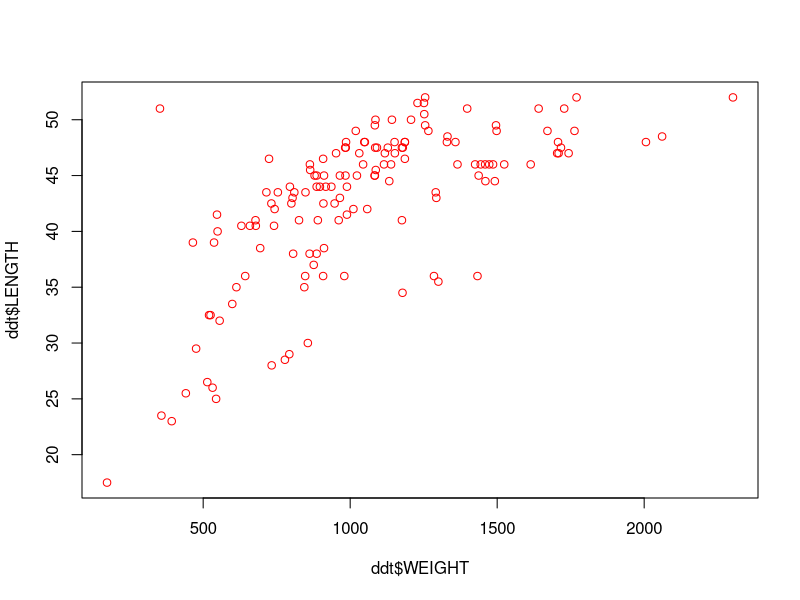
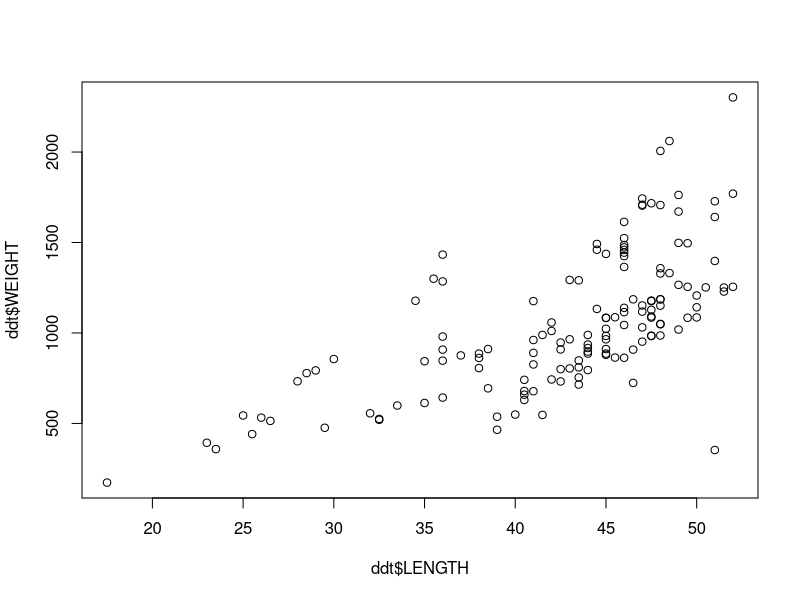
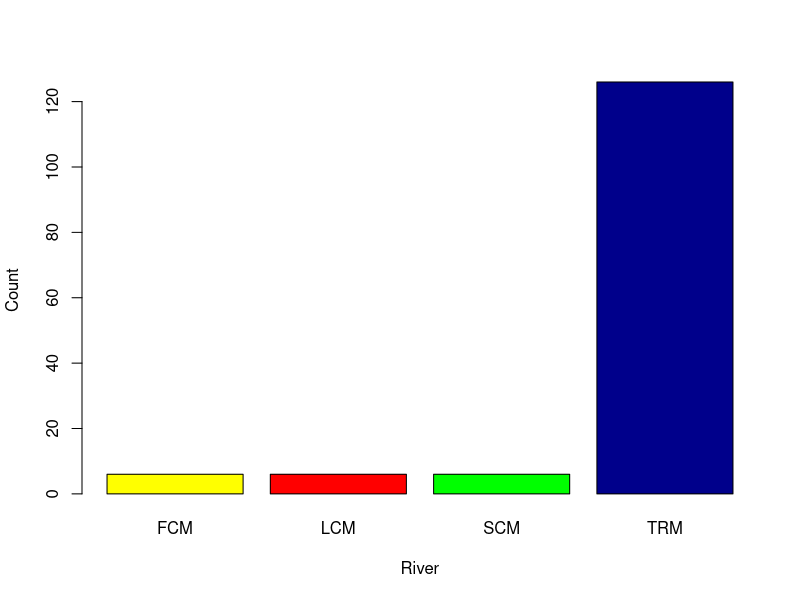
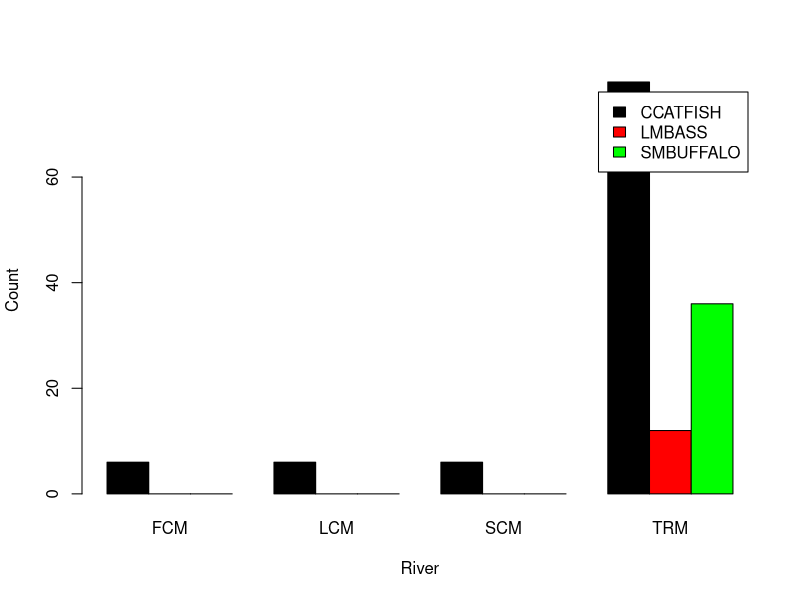
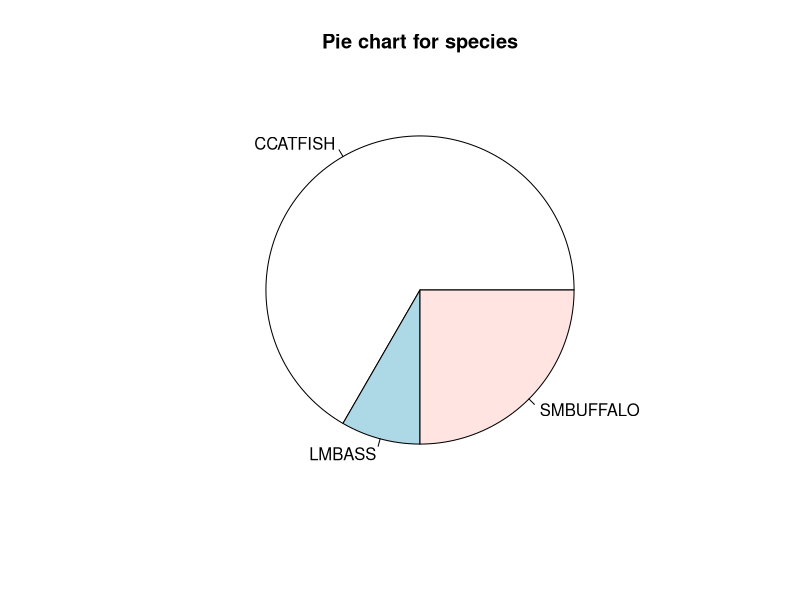
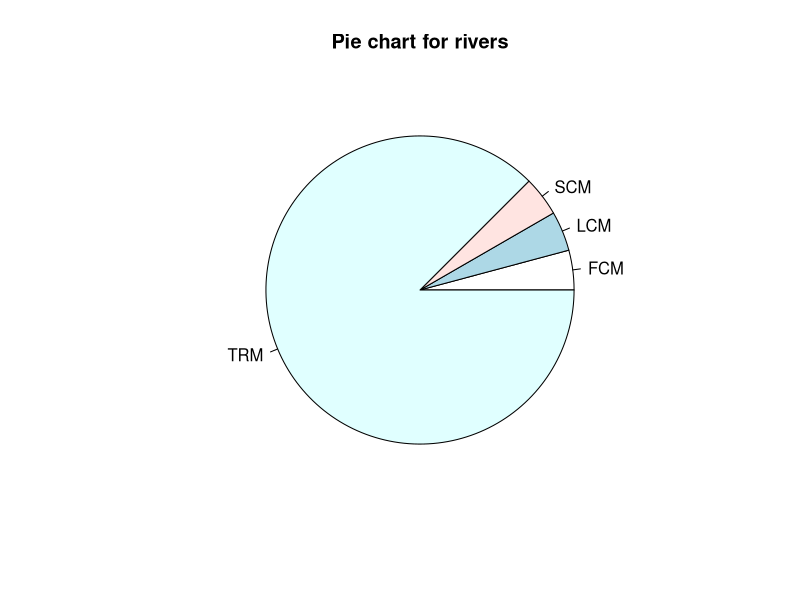
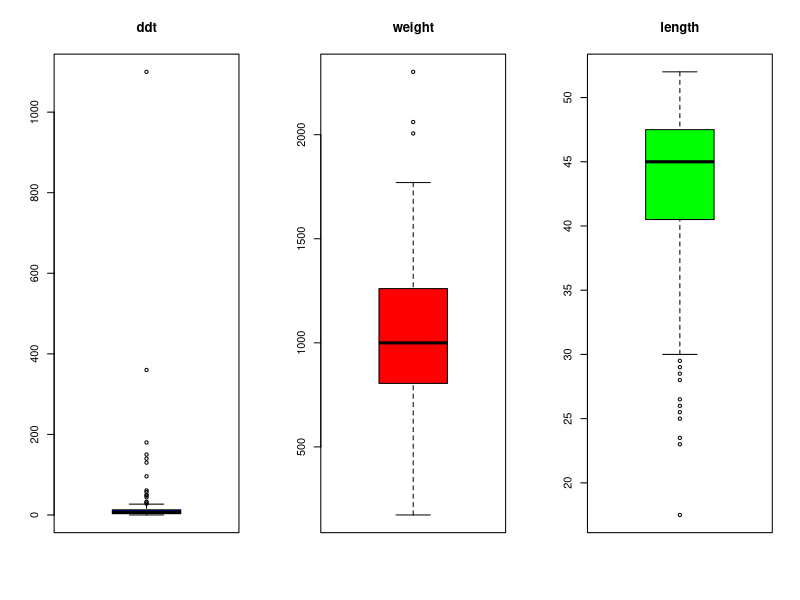
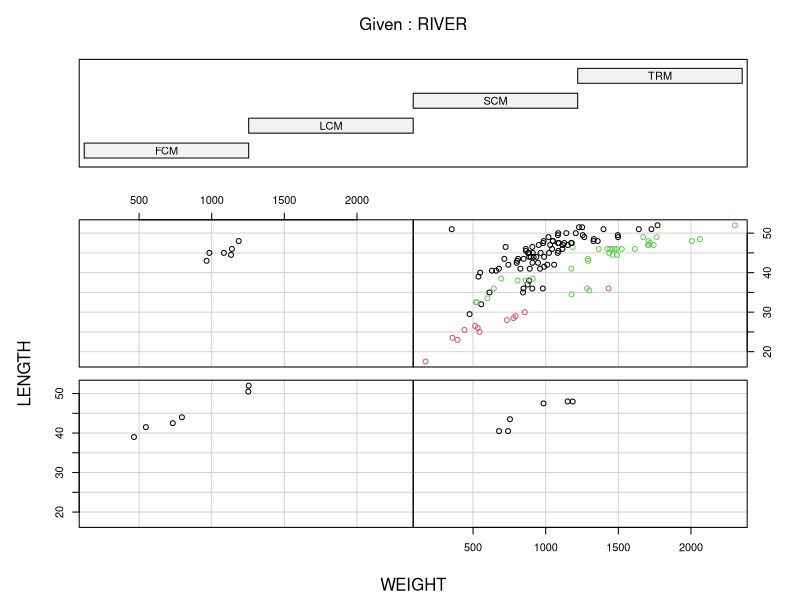

Write the R code that produced these figures, in order.
## ---- chunk 1
knitr::opts_chunk$set(echo = TRUE)
## ---- chunk 2
getwd()
## ---- chunk 3
ddt = read.csv('DDT.csv')
head(ddt)
## ---- chunk 4
col_names = colnames(ddt)

qual <- c()
quant <- c()

for (i in c(1:6)) {
  if ( class(ddt[1,i]) == 'factor') {
    qual <- append(qual, col_names[i])
  } else {
    quant <- append(quant, col_names[i])
  }
}

paste('The qualitative variabels in ddt are ', toString(qual))
paste('the quantitative variables in ddt are ', toString(quant))

n_species <- nlevels(ddt[,"SPECIES"])
paste('there are in total ', n_species, ' number of species')

#the first subset is to gather SPECIES == LMBASS with weight > 800 gr
subset_1 = ddt[ddt$SPECIES == "LMBASS" & ddt$WEIGHT > 800,]

#the second subset is to gather RIVER == SCM with DDT > 4
subset_2 = ddt[ddt$RIVER == "SCM" & ddt$DDT > 4.0,]

## ---- chunk 5
'Question 1'
mean_length = mean(ddt$LENGTH)
cat('The mean length of fish in ddt df is ', mean_length, '\n')

'Question 2'
sd_weight = sd(ddt$WEIGHT)
cat('The std dev of fish weight in ddt df is ', sd_weight, '\n')

'Question 3'
plot_check = plot(ddt$WEIGHT, ddt$LENGTH, col = 'red')
plot_check2 = plot(ddt$LENGTH, ddt$WEIGHT)
print('the graph yielded is not the same with the one provided. Hence, the answer is No. The graph provided is weight vs length not length vs weight')

'Question 4'
v = 1:20
cat('the answer to the question asked is ', v[20]/20)
## ---- chunk 6
library(dplyr)

table_river <- table(ddt$RIVER)
barplot(table_river, col = c("yellow", "red", "green", "dark blue"), xlab = "River", ylab = "Count")

table_fishcross <- table(ddt$SPECIES, ddt$RIVER)
barplot(table_fishcross, beside = T, col = c("black", "red", "green"), legend =  rownames(table_fishcross),
         xlab = "River", ylab = "Count")
## ---- chunk 7
fish_species <- table(ddt$SPECIES)
pie(fish_species, main = 'Pie chart for species')
pie(table_river, main = 'Pie chart for rivers')
## ---- chunk 8
layout(matrix(c(1,2,3),nr=1,nc=3))
boxplot(ddt$DDT, col = 'blue', main = 'ddt')
boxplot(ddt$WEIGHT, col = 'red', main = 'weight')
boxplot(ddt$LENGTH, col = 'green', main = 'length')
## ---- chunk 9
coplot(LENGTH ~ WEIGHT | RIVER, data = ddt, col = factor(ddt$SPECIES))
coplot(DDT ~ WEIGHT | SPECIES, data = ddt, col = factor(ddt$RIVER))
## ---- chunk 10
library(ggplot2)

g = ggplot(ddt, aes(x = SPECIES, y = WEIGHT )) + geom_boxplot(aes(fill = RIVER)) + ggtitle('Rahmat Ashari')
g

f = ggplot(ddt, aes(x = RIVER, y = LENGTH )) + geom_violin(aes(fill = SPECIES)) + ggtitle('Rahmat Ashari')
f

m = ggplot(ddt, aes(x = WEIGHT, y = LENGTH )) + geom_point(aes(color = SPECIES)) + ggtitle('Rahmat Ashari')
m
